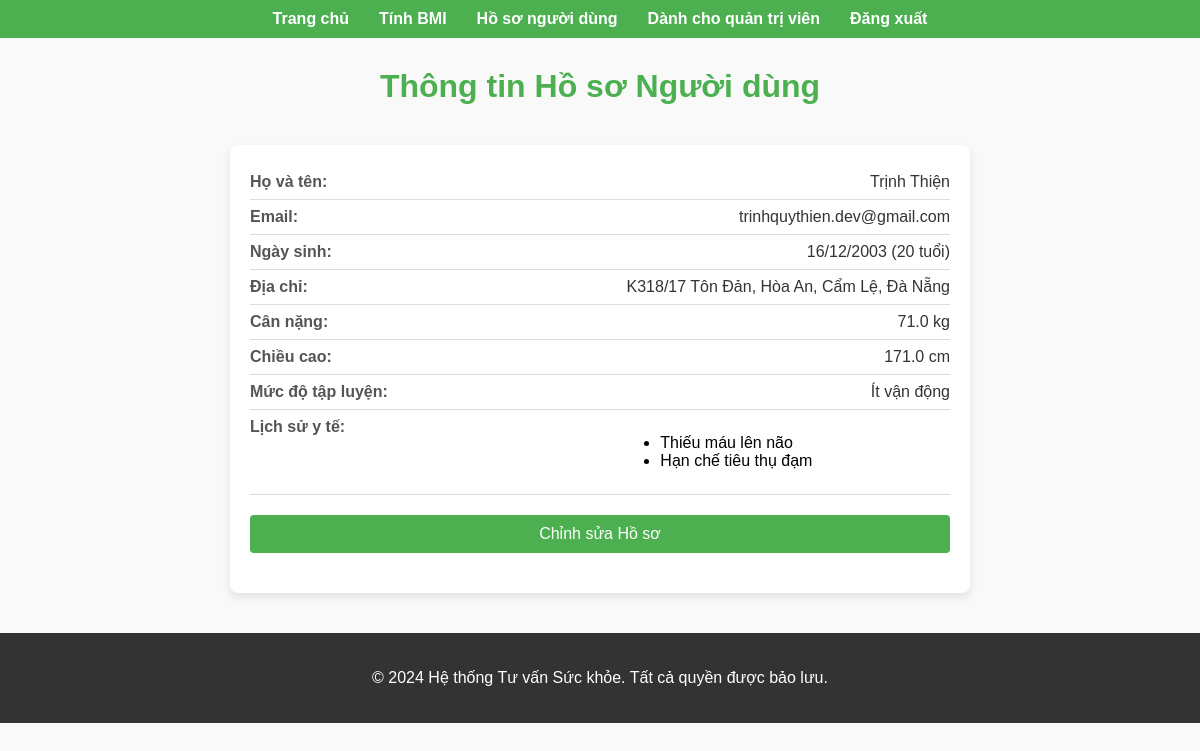
Page /user/profile/ (signed in) on the earlier database version.
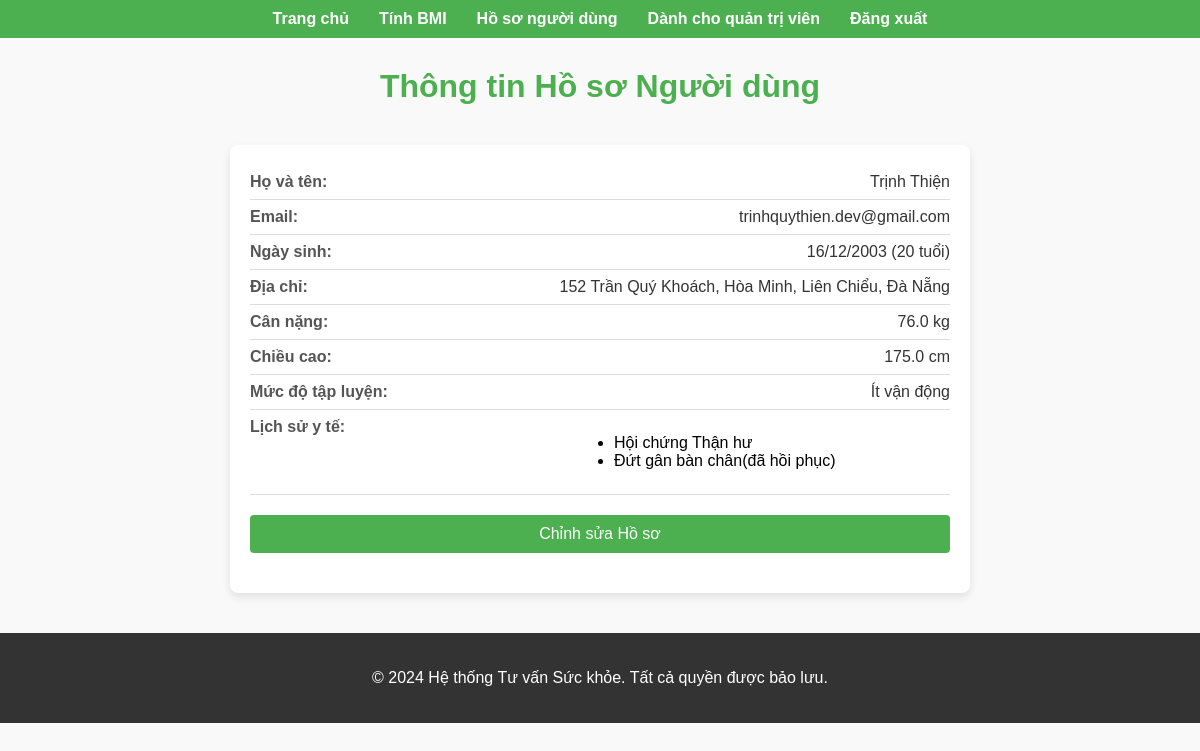
Same page on the later database version.
### app_users/models.py (models this page shows, shortened)
class Profile(models.Model):
    user = models.OneToOneField(User, on_delete=models.CASCADE)
    birthdate = models.CharField(null=True, blank=True, max_length=10)
    address = models.CharField(null=True, max_length=255)
    weight = models.FloatField(null=True)
    height = models.FloatField(null=True)
    exercise_level = models.CharField(
        null=True,
        max_length=50,
        choices=[
            ('sedentary', 'Ít vận động'),
            ('lightly_active', 'Vận động nhẹ'),
            ('moderately_active', 'Vận động vừa phải'),
            ('very_active', 'Vận động nhiều'),
            ('super_active', 'Vận động cực nhiều'),
        ],
        default='sedentary'
    )

class MedicalHistory(models.Model):
    profile = models.ForeignKey('Profile', related_name='medical_histories', on_delete=models.CASCADE)
    item = models.CharField(max_length=255)

### app_users/views.py (the view)
# urls.py: path('profile/', get_profile),
def get_profile(request):
    profile = get_object_or_404(Profile, user=request.user)
    if not profile.birthdate or not profile.address or profile.weight is None or profile.height is None or profile.exercise_level is None:
        return redirect('/user/profile/edit')
    birthdate_str = profile.birthdate  # Assuming birthdate is stored as 'dd/mm/yyyy'
    birthdate = datetime.strptime(birthdate_str, '%d/%m/%Y')
    today = datetime.today()
    age = today.year - birthdate.year - ((today.month, today.day) < (birthdate.month, birthdate.day))
    medical_histories = profile.medical_histories.all()
    return render(request, 'ProfilePage.html', {
        'profile': profile,
        'medical_histories': medical_histories,
        'age': age,
    })

### app_users/Templates/ProfilePage.html (shortened to what this page needs)
<!DOCTYPE html>
<html lang="vi">
  <head>
  </head>
  <body>
    <nav>
      <ul>
        <li>
          <a href="/">Trang chủ</a>
        </li>
        <li>
          <a href="/bmi">Tính BMI</a>
        </li>
        {% if user.is_authenticated %}
          <li>
            <a href="/user/profile">Hồ sơ người dùng</a>
          </li>
          {% if user.is_staff %}
            <li>
              <a href="/admin">Dành cho quản trị viên</a>
            </li>
          {% endif %}
          <li>
            <a href="/auth/logout">Đăng xuất</a>
          </li>
        {% endif %}
      </ul>
    </nav>
    <h1>Thông tin Hồ sơ Người dùng</h1>
    <div class="profile-container">
      <div class="profile-info">
        <label>Họ và tên:</label>
        <p>{{ profile.user.last_name }} {{ profile.user.first_name }}</p>
      </div>
      <div class="profile-info">
        <label>Email:</label>
        <p>{{ profile.user.email }}</p>
      </div>
      <div class="profile-info">
        <label>Ngày sinh:</label>
        <p>{{ profile.birthdate }} ({{ age }} tuổi)</p>
      </div>
      <div class="profile-info">
        <label>Địa chỉ:</label>
        <p>{{ profile.address }}</p>
      </div>
      <div class="profile-info">
        <label>Cân nặng:</label>
        <p>{{ profile.weight }} kg</p>
      </div>
      <div class="profile-info">
        <label>Chiều cao:</label>
        <p>{{ profile.height }} cm</p>
      </div>
      <div class="profile-info">
        <label>Mức độ tập luyện:</label>
        <p>{{ profile.get_exercise_level_display }}</p>
      </div>
      <div class="profile-info">
        <label>Lịch sử y tế:</label>
        <p>
          <ul>
            {% for item in medical_histories %}
              <li>{{ item.item }}</li>
            {% endfor %}
          </ul>
        </p>
      </div>
      <a href="/user/profile/edit" class="edit-button">Chỉnh sửa Hồ sơ</a>
    </div>
    <div class="footer">
      <p>&copy; 2024 Hệ thống Tư vấn Sức khỏe. Tất cả quyền được bảo lưu.</p>
    </div>
  </body>
</html>

### app_users/Templates/ProfilePage.html (style rules this page uses)
body { font-family: Arial, sans-serif; margin: 0; padding: 0; background-color: #f9f9f9; }
nav { background-color: #4caf50; color: white; padding: 10px; }
nav ul { list-style-type: none; margin: 0; padding: 0; display: flex; justify-content: center; }
nav li { margin: 0 15px; }
nav a { color: white; text-decoration: none; font-weight: bold; }
h1 { text-align: center; color: #4caf50; margin-top: 30px; }
.profile-container { max-width: 700px; margin: 40px auto; padding: 20px; background-color: #fff; border-radius: 8px; box-shadow: 0 4px 8px rgba(0, 0, 0, 0.1); }
.profile-info { display: flex; justify-content: space-between; padding: 8px 0; border-bottom: 1px solid #ddd; }
.profile-info label { font-weight: bold; color: #555; }
.profile-info p { margin: 0; font-size: 16px; color: #333; }
.edit-button { display: block; text-align: center; margin: 20px auto; padding: 10px 20px; background-color: #4caf50; color: white; border: none; border-radius: 4px; cursor: pointer; text-decoration: none; font-size: 16px; }
.footer { text-align: center; margin-top: 40px; padding: 20px; background-color: #333; color: white; }

Differences in the rows shown:
removed MedicalHistory: item "Thiếu máu lên não"
removed MedicalHistory: item "Hạn chế tiêu thụ đạm"
changed Profile "Ít vận động": address "K318/17 Tôn Đản, Hòa An, Cẩm Lệ, Đà Nẵng" → "152 Trần Quý Khoách, Hòa Minh, Liên Chiểu, Đà Nẵng"; weight "71.0" → "76.0"; height "171.0" → "175.0"
added MedicalHistory: item "Hội chứng Thận hư"
added MedicalHistory: item "Đứt gân bàn chân(đã hồi phục)"
